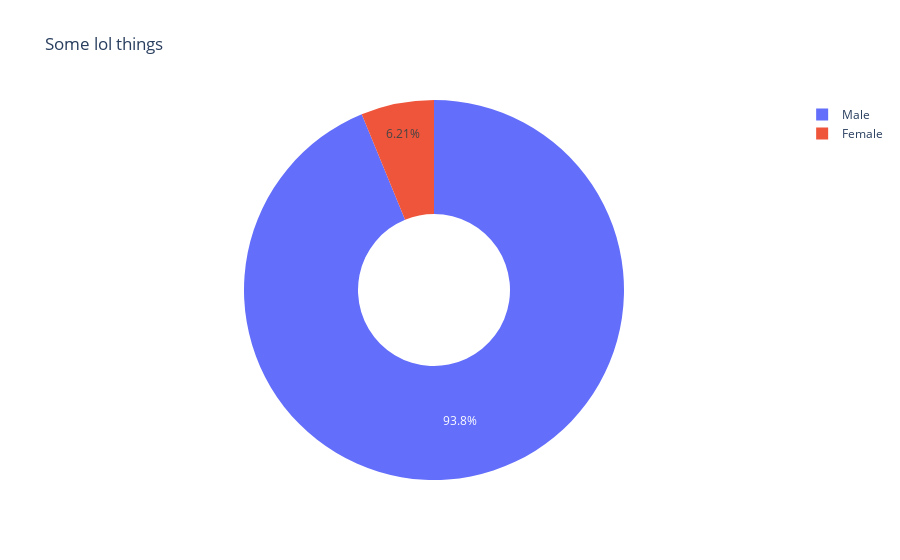

This figure's notebook cell:
### Markdown cell above
**Challenge**: Create a [donut chart using plotly](https://plotly.com/python/pie-charts/) which shows how many prizes went to men compared to how many prizes went to women. What percentage of all the prizes went to women?

### Code cell
biology = df_data.sex.value_counts()

fig = px.pie(labels=biology.index,
             values=biology.values,
             title="Some lol things",
             names=biology.index,
             hole=0.4)
fig.show()

### Figure 1 — Plotly figure (JSON) as saved in the notebook; plotly's stock layout.template omitted (floating-point values rounded to 4 significant figures)
{"data": [{"domain": {"x": [0, 1], "y": [0, 1]}, "hole": 0.4, "hovertemplate": "label=%{label}<br>value=%{value}<extra></extra>", "labels": ["Male", "Female"], "legendgroup": "", "name": "", "showlegend": true, "type": "pie", "values": [876, 58]}], "layout": {"legend": {"tracegroupgap": 0}, "title": {"text": "Some lol things"}}}
